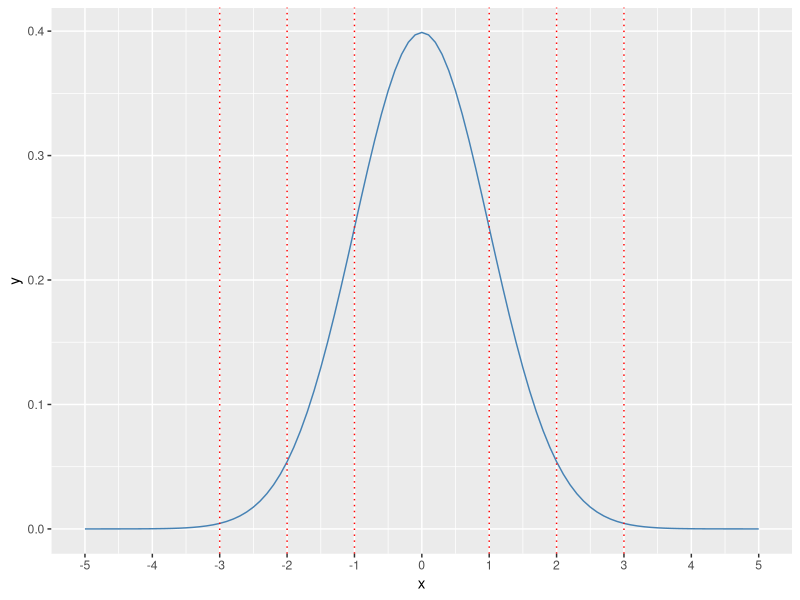
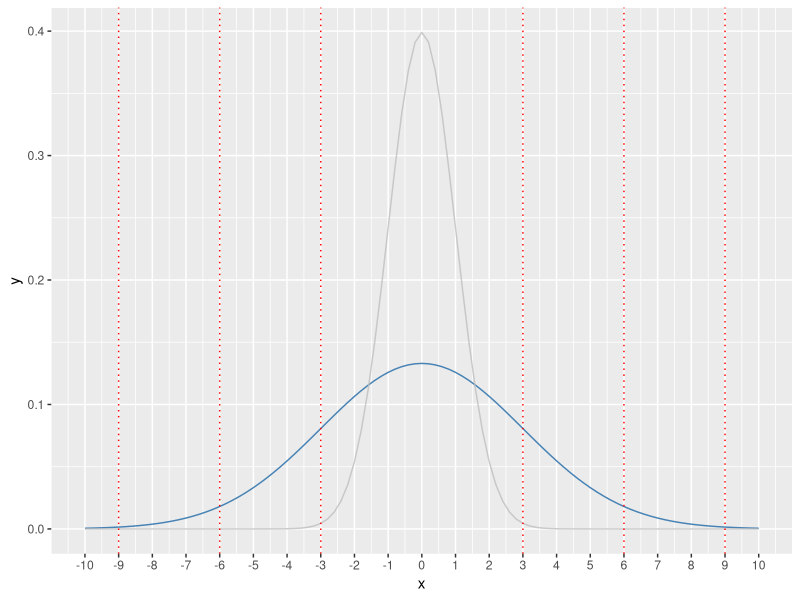
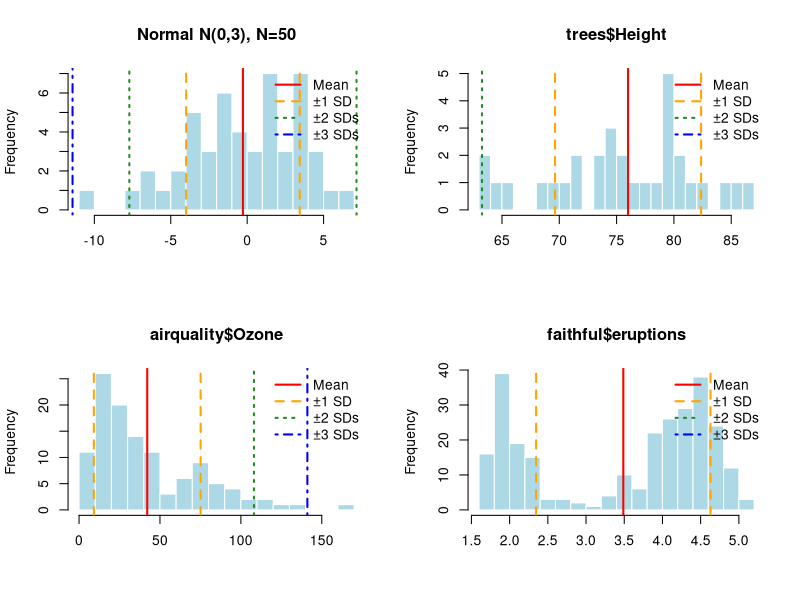

The R script that drew these images, in order:
# ---- 0. Setup and load libraries, if any ----

library(ggplot2)  # load the graphing library

if(!require("rstudioapi")) install.packages("rstudioapi")
setwd(dirname(getSourceEditorContext()$path))  # set working directory


# ---- 1. 68-95-99.5 (Empirical) Rule for Standard Normal ----

# Areas under the curve
pnorm(1) - pnorm(-1)  # standard normal, +- 1 sd (~.68)

pnorm(2) - pnorm(-2)  # standard normal, +- 2 sd's (~0.95)

pnorm(3) - pnorm(-3)  # standard normal, +- 3 sd's (~0.99)

x <- seq(-5,5,0.1)
ggplot(data.frame(x), aes(x)) +
  stat_function(fun=dnorm, args=list(mean=0, sd=1), color='steelblue') +
  geom_vline(xintercept=1, color='red', linetype='dotted') +
  geom_vline(xintercept=-1, color='red', linetype='dotted') +
  geom_vline(xintercept=2, color='red', linetype='dotted') +
  geom_vline(xintercept=-2, color='red', linetype='dotted') +
  geom_vline(xintercept=3, color='red', linetype='dotted') +
  geom_vline(xintercept=-3, color='red', linetype='dotted') +
  scale_x_continuous(breaks=c(-5:5))


# ---- 2. Adding Variability ----

# Now let's change the sd and figure out the new cutoffs:
# If we have N(mean=0, sd=3), then +- 1 sd is at +-3;
# +- 2 sd's is at +- 6; and +- 3 sd's is at +-9

# Areas under the curve
pnorm(3, mean=0, sd=3) - pnorm(-3, mean=0, sd=3)  # ~0.68
pnorm(6, mean=0, sd=3) - pnorm(-6, mean=0, sd=3)  # ~0.95
pnorm(9, mean=0, sd=3) - pnorm(-9, mean=0, sd=3)  # ~0.99

x <- seq(-10,10,0.1)
ggplot(data.frame(x), aes(x)) +
  stat_function(fun=dnorm, args=list(mean=0, sd=3), color='steelblue') +
  stat_function(fun=dnorm, args=list(mean=0, sd=1), color='gray', alpha=0.8) +
  geom_vline(xintercept=3, color='red', linetype='dotted') +
  geom_vline(xintercept=-3, color='red', linetype='dotted') +
  geom_vline(xintercept=6, color='red', linetype='dotted') +
  geom_vline(xintercept=-6, color='red', linetype='dotted') +
  geom_vline(xintercept=9, color='red', linetype='dotted') +
  geom_vline(xintercept=-9, color='red', linetype='dotted') +
  scale_x_continuous(breaks=c(-10:10))

# ---- 3. Applying the Empirical Rule to real datasets ----

# Let's define a function to compute the proportion of samples within 1, 2, or 3 standard deviations
empirical_rule_test <- function(x, name = "Dataset") {
  x <- na.omit(x)
  mu <- mean(x)
  sigma <- sd(x)
  within1 <- mean(abs(x - mu) <= sigma)
  within2 <- mean(abs(x - mu) <= 2 * sigma)
  within3 <- mean(abs(x - mu) <= 3 * sigma)
  cat(sprintf("\n%s\n", name))
  cat(sprintf("Within     1 SD: %.1f%%\n", within1 * 100))
  cat(sprintf("Within     2 SDs: %.1f%%\n", within2 * 100))
  cat(sprintf("Within     3 SDs: %.1f%%\n", within3 * 100))
}

# Apply it to some built-in datasets
n50 = rnorm(50, mean=0, sd=3)
n500 = rnorm(500, mean=0, sd=3)
empirical_rule_test(n50, "Simulated N(0,3) Data, N=50")
empirical_rule_test(n500, "Simulated N(0,3) Data, N=500")
empirical_rule_test(trees$Height, "trees$Height (Girth of Black Cherry Trees)")
empirical_rule_test(airquality$Ozone, "airquality$Ozone (Ozone)")
empirical_rule_test(faithful$eruptions, "faithful$eruptions (Old Faithful)")

# Visualize the datasets
plot_with_sd <- function(x, name) {
  x <- na.omit(x)
  mu <- mean(x)
  sigma <- sd(x)
  hist(x, breaks = 20, main = name, xlab = "", col = "lightblue", border = "white")
  abline(v = mu, col = "red", lwd = 2)
  abline(v = mu + c(-1,1)*sigma, col = "orange", lwd = 2, lty = 2)
  abline(v = mu + c(-2,2)*sigma, col = "forestgreen", lwd = 2, lty = 3)
  abline(v = mu + c(-3,3)*sigma, col = "blue", lwd = 2, lty = 4)
  legend("topright",
         legend = c("Mean", "±1 SD", "±2 SDs", "±3 SDs"),
         col = c("red", "orange", "forestgreen", "blue"),
         lty = c(1,2,3,4), lwd = 2, bty = "n"
  )
}

par(mfrow = c(2,2))
plot_with_sd(n50, "Normal N(0,3), N=50")
plot_with_sd(trees$Height, "trees$Height")
plot_with_sd(airquality$Ozone, "airquality$Ozone")
plot_with_sd(faithful$eruptions, "faithful$eruptions")
par(mfrow = c(1,1))
